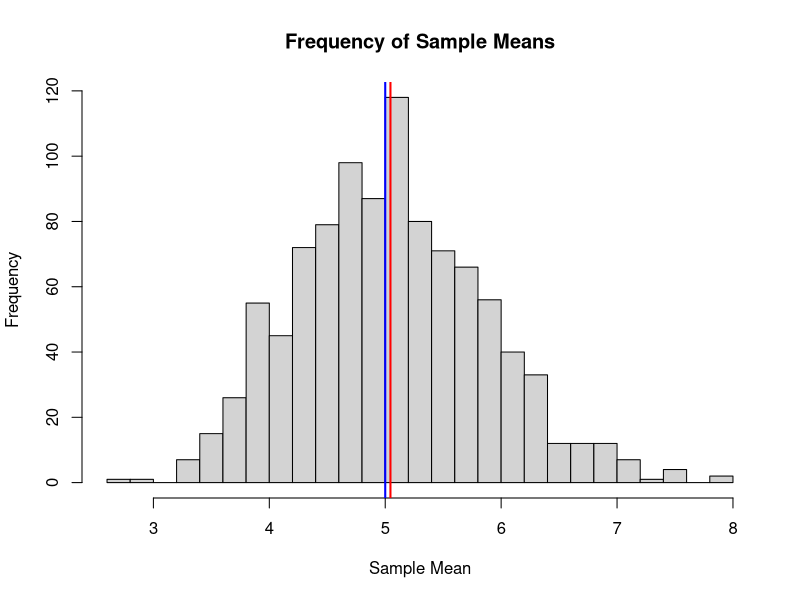

Here is the R script that generated this plot:
## ---- chunk 1
# Set the simulation seed value so that the data is reproducible
set.seed(10)

# Setup the variables that we need
simulation.random_uniform <- 40
simulation.rate <- 0.2
simulation.count <- 1000
## ---- chunk 2
# Generate the sample data
simulation.data <- matrix(
    rexp(
        simulation.random_uniform * simulation.count,
        simulation.rate
    ),
    simulation.count
)
## ---- chunk 3
# Mean = 1 / lambda
theoretical.mean <- 1 / simulation.rate

# Calculate the mean of each row
row.mean <- apply(
    simulation.data, 
    1, 
    mean
)

# Calculate the actual mean
actual.mean <- mean(row.mean)
## ---- chunk 4
# Variance = ((1 / lambda) ^ 2) / n
theoretical.variance <- ( (1 / simulation.rate) ^ 2) / simulation.random_uniform

# Calculate the actual variance
actual.variance <- var(row.mean)
## ---- chunk 5
hist(row.mean, xlab = 'Sample Mean', main='Frequency of Sample Means', breaks = 20)
abline(v = actual.mean, col = 'red', lwd = 2)
abline(v = theoretical.mean, col = 'blue', lwd = 2)
